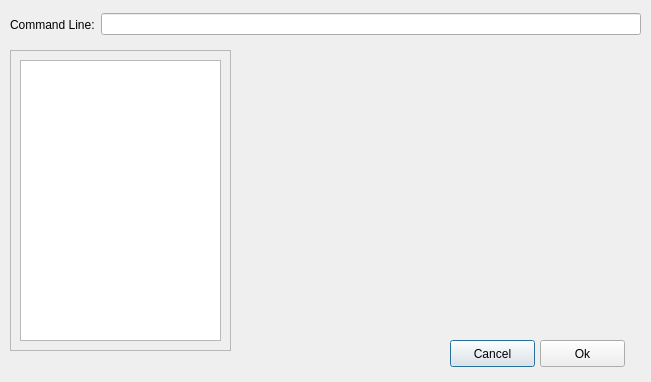
<?xml version="1.0" encoding="UTF-8"?>
<ui version="4.0">
 <class>settingsDialog</class>
 <widget class="QDialog" name="settingsDialog">
  <property name="geometry">
   <rect>
    <x>0</x>
    <y>0</y>
    <width>651</width>
    <height>382</height>
   </rect>
  </property>
  <property name="sizePolicy">
   <sizepolicy hsizetype="Fixed" vsizetype="Fixed">
    <horstretch>0</horstretch>
    <verstretch>0</verstretch>
   </sizepolicy>
  </property>
  <property name="windowTitle">
   <string>Dialog</string>
  </property>
  <property name="modal">
   <bool>true</bool>
  </property>
  <widget class="QScrollArea" name="settingsListScrollArea">
   <property name="geometry">
    <rect>
     <x>10</x>
     <y>50</y>
     <width>221</width>
     <height>301</height>
    </rect>
   </property>
   <property name="widgetResizable">
    <bool>true</bool>
   </property>
   <widget class="QWidget" name="scrollAreaWidgetContents">
    <property name="geometry">
     <rect>
      <x>0</x>
      <y>0</y>
      <width>219</width>
      <height>299</height>
     </rect>
    </property>
    <layout class="QHBoxLayout" name="horizontalLayout_2">
     <item>
      <widget class="QListView" name="settingsListView"/>
     </item>
    </layout>
    <zorder>listView</zorder>
    <zorder>settingsListView</zorder>
   </widget>
  </widget>
  <widget class="QWidget" name="">
   <property name="geometry">
    <rect>
     <x>10</x>
     <y>10</y>
     <width>631</width>
     <height>29</height>
    </rect>
   </property>
   <layout class="QHBoxLayout" name="horizontalLayout">
    <item>
     <widget class="QLabel" name="label">
      <property name="text">
       <string>Command Line:</string>
      </property>
     </widget>
    </item>
    <item>
     <widget class="QLineEdit" name="commandLineEdit"/>
    </item>
   </layout>
  </widget>
  <widget class="QLabel" name="currentSetting">
   <property name="geometry">
    <rect>
     <x>250</x>
     <y>60</y>
     <width>361</width>
     <height>241</height>
    </rect>
   </property>
   <property name="text">
    <string/>
   </property>
  </widget>
  <widget class="QPushButton" name="cancelBtn">
   <property name="geometry">
    <rect>
     <x>450</x>
     <y>340</y>
     <width>85</width>
     <height>27</height>
    </rect>
   </property>
   <property name="text">
    <string>Cancel</string>
   </property>
  </widget>
  <widget class="QPushButton" name="okBtn">
   <property name="geometry">
    <rect>
     <x>540</x>
     <y>340</y>
     <width>85</width>
     <height>27</height>
    </rect>
   </property>
   <property name="text">
    <string>Ok</string>
   </property>
  </widget>
 </widget>
 <resources/>
 <connections/>
</ui>
